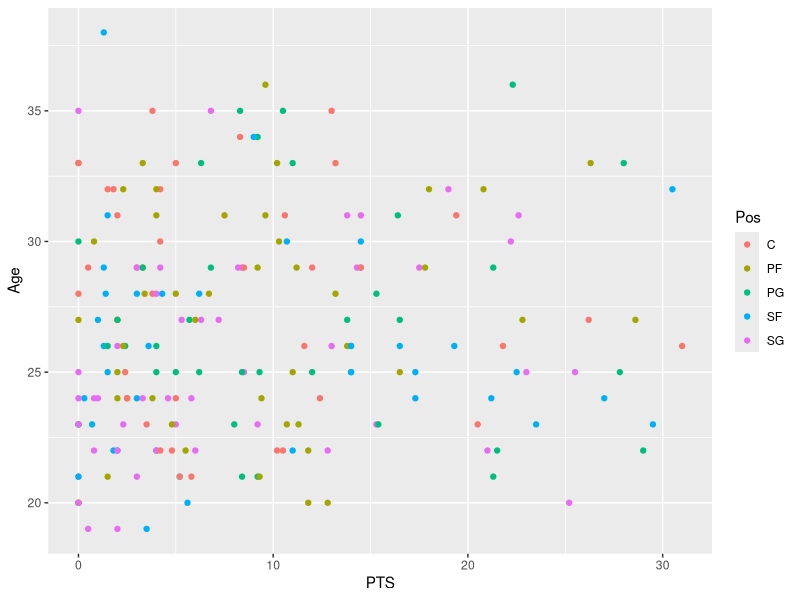
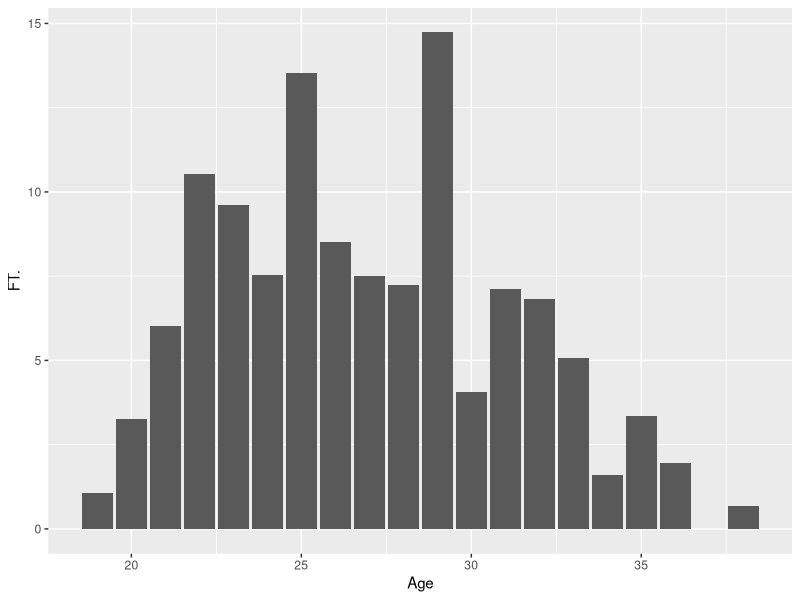
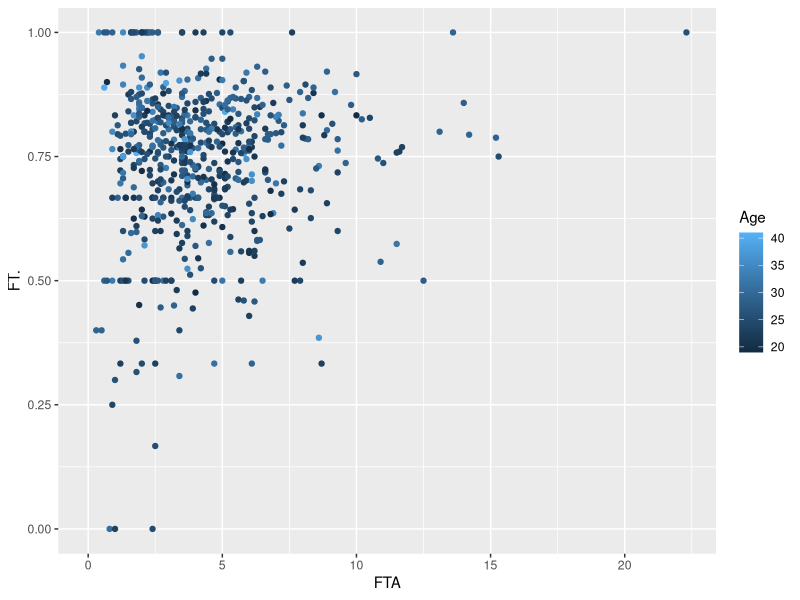

These charts were generated, in order, by the following R code:
library(ggplot2)
library(dplyr)
library(stringr)

data1 <- read.csv("data/nba3_2021_22_corrections.csv")
data2 <- read.csv("data/NBA_2018_per_poss.csv")
data3 <- read.csv("data/2021-2022 NBA Player Stats - Playoffz.csv")

plot1 <- ggplot(data = data3) + geom_point(mapping = aes(x = PTS, y = Age, color = Pos ))
plot1

plot2 <- ggplot(data = data3) + geom_col(mapping = aes(x = Age, y = FT.))
plot2

plot3 <- ggplot(data = data2) + geom_point(mapping = aes(x = FTA, y = FT., color = Age))
plot3
